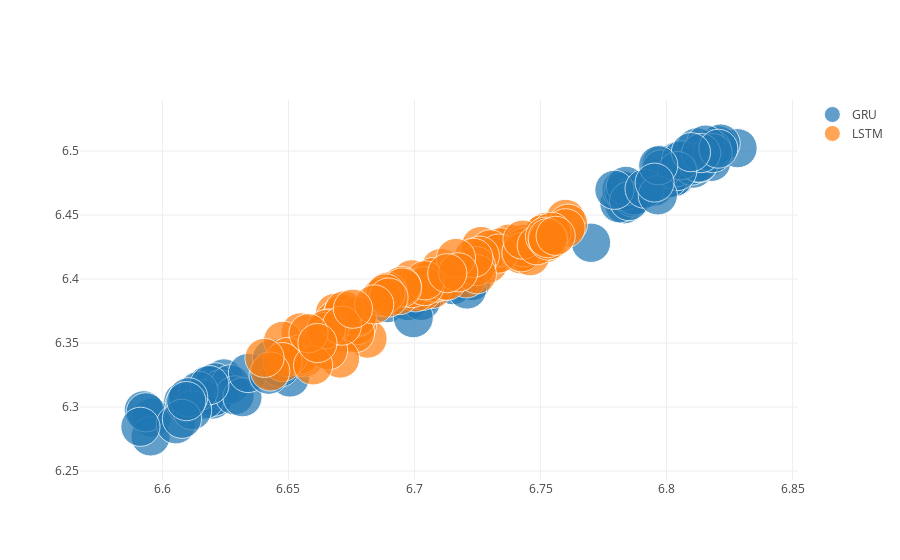

The cell this chart's notebook holds for it:
### Code cell
results.results_dataframe_graph(facet='rnn',att=['neuronsD','neuronsE','nlayersD','nlayersE', 'drop', 'rnn'])

### Figure 1 — Plotly figure (JSON) as saved in the notebook; plotly's stock layout.template omitted (floating-point values rounded to 4 significant figures)
{"data": [{"marker": {"size": [39.2, 39.2, 39.2, 39.2, 39.2, 39.2, 39.2, 39.2, 39.2, 39.2, 39.2, 39.2, 39.2, 39.2, 39.2, 39.2, 39.2, 39.2, 39.2, 39.2, 39.2, 39.2, 39.2, 39.2, 39.2, 39.2, 39.2, 39.2, 39.2, 39.2, 39.2, 39.2, 39.2, 39.2, 39.2, 39.2, 39.2, 39.2, 39.2, 39.2, 39.2, 39.2, 39.2, 39.2, 39.2, 39.2, 39.2, 39.2, 39.2, 39.2, 39.2, 39.2, 39.2, 39.2, 39.2, 39.2, 39.2, 39.2, 39.2, 39.2, 39.2, 39.2, 39.2, 39.4, 39.2, 39.2, 39.2, 39.2, 39.2, 39.2, 39.2, 39.2, 39.2, 39.2, 39.2, 39.2, 40, 39.2, 39.2, 39.2, 39.2, 39.2, 39.2, 39.2, 39.2, 39.2, 39.2, 39.2, 39, 39.2, 39.2, 39, 39.2, 39.2, 39.2, 39.2]}, "mode": "markers", "name": "GRU", "text": ["neuronsD:128-neuronsE:128-nlayersD:1-nlayersE:1-drop:0.0-rnn:GRU-rnn:GRU", "neuronsD:128-neuronsE:128-nlayersD:1-nlayersE:1-drop:0.0-rnn:GRU-rnn:GRU", "neuronsD:128-neuronsE:128-nlayersD:1-nlayersE:1-drop:0.0-rnn:GRU-rnn:GRU", "neuronsD:128-neuronsE:128-nlayersD:1-nlayersE:1-drop:0.0-rnn:GRU-rnn:GRU", "neuronsD:128-neuronsE:128-nlayersD:1-nlayersE:1-drop:0.1-rnn:GRU-rnn:GRU", "neuronsD:128-neuronsE:128-nlayersD:1-nlayersE:1-drop:0.1-rnn:GRU-rnn:GRU", "neuronsD:128-neuronsE:128-nlayersD:1-nlayersE:1-drop:0.1-rnn:GRU-rnn:GRU", "neuronsD:128-neuronsE:128-nlayersD:1-nlayersE:1-drop:0.1-rnn:GRU-rnn:GRU", "neuronsD:128-neuronsE:160-nlayersD:1-nlayersE:1-drop:0.0-rnn:GRU-rnn:GRU", "neuronsD:128-neuronsE:160-nlayersD:1-nlayersE:1-drop:0.0-rnn:GRU-rnn:GRU", "neuronsD:128-neuronsE:160-nlayersD:1-nlayersE:1-drop:0.0-rnn:GRU-rnn:GRU", "neuronsD:128-neuronsE:160-nlayersD:1-nlayersE:1-drop:0.0-rnn:GRU-rnn:GRU", "neuronsD:128-neuronsE:160-nlayersD:1-nlayersE:1-drop:0.1-rnn:GRU-rnn:GRU", "neuronsD:128-neuronsE:160-nlayersD:1-nlayersE:1-drop:0.1-rnn:GRU-rnn:GRU", "neuronsD:128-neuronsE:160-nlayersD:1-nlayersE:1-drop:0.1-rnn:GRU-rnn:GRU", "neuronsD:128-neuronsE:160-nlayersD:1-nlayersE:1-drop:0.1-rnn:GRU-rnn:GRU", "neuronsD:128-neuronsE:196-nlayersD:1-nlayersE:1-drop:0.0-rnn:GRU-rnn:GRU", "neuronsD:128-neuronsE:196-nlayersD:1-nlayersE:1-drop:0.0-rnn:GRU-rnn:GRU", "neuronsD:128-neuronsE:196-nlayersD:1-nlayersE:1-drop:0.0-rnn:GRU-rnn:GRU", "neuronsD:128-neuronsE:196-nlayersD:1-nlayersE:1-drop:0.0-rnn:GRU-rnn:GRU", "neuronsD:128-neuronsE:196-nlayersD:1-nlayersE:1-drop:0.1-rnn:GRU-rnn:GRU", "neuronsD:128-neuronsE:196-nlayersD:1-nlayersE:1-drop:0.1-rnn:GRU-rnn:GRU", "neuronsD:128-neuronsE:196-nlayersD:1-nlayersE:1-drop:0.1-rnn:GRU-rnn:GRU", "neuronsD:128-neuronsE:196-nlayersD:1-nlayersE:1-drop:0.1-rnn:GRU-rnn:GRU", "neuronsD:128-neuronsE:256-nlayersD:1-nlayersE:1-drop:0.0-rnn:GRU-rnn:GRU", "neuronsD:128-neuronsE:256-nlayersD:1-nlayersE:1-drop:0.0-rnn:GRU-rnn:GRU", "neuronsD:128-neuronsE:256-nlayersD:1-nlayersE:1-drop:0.0-rnn:GRU-rnn:GRU", "neuronsD:128-neuronsE:256-nlayersD:1-nlayersE:1-drop:0.0-rnn:GRU-rnn:GRU", "neuronsD:128-neuronsE:256-nlayersD:1-nlayersE:1-drop:0.1-rnn:GRU-rnn:GRU", "neuronsD:128-neuronsE:256-nlayersD:1-nlayersE:1-drop:0.1-rnn:GRU-rnn:GRU", "neuronsD:128-neuronsE:256-nlayersD:1-nlayersE:1-drop:0.1-rnn:GRU-rnn:GRU", "neuronsD:128-neuronsE:256-nlayersD:1-nlayersE:1-drop:0.1-rnn:GRU-rnn:GRU", "neuronsD:64-neuronsE:128-nlayersD:1-nlayersE:1-drop:0.0-rnn:GRU-rnn:GRU", "neuronsD:64-neuronsE:128-nlayersD:1-nlayersE:1-drop:0.0-rnn:GRU-rnn:GRU", "neuronsD:64-neuronsE:128-nlayersD:1-nlayersE:1-drop:0.0-rnn:GRU-rnn:GRU", "neuronsD:64-neuronsE:128-nlayersD:1-nlayersE:1-drop:0.0-rnn:GRU-rnn:GRU", "neuronsD:64-neuronsE:128-nlayersD:1-nlayersE:1-drop:0.1-rnn:GRU-rnn:GRU", "neuronsD:64-neuronsE:128-nlayersD:1-nlayersE:1-drop:0.1-rnn:GRU-rnn:GRU", "neuronsD:64-neuronsE:128-nlayersD:1-nlayersE:1-drop:0.1-rnn:GRU-rnn:GRU", "neuronsD:64-neuronsE:128-nlayersD:1-nlayersE:1-drop:0.1-rnn:GRU-rnn:GRU", "neuronsD:64-neuronsE:160-nlayersD:1-nlayersE:1-drop:0.0-rnn:GRU-rnn:GRU", "neuronsD:64-neuronsE:160-nlayersD:1-nlayersE:1-drop:0.0-rnn:GRU-rnn:GRU", "neuronsD:64-neuronsE:160-nlayersD:1-nlayersE:1-drop:0.0-rnn:GRU-rnn:GRU", "neuronsD:64-neuronsE:160-nlayersD:1-nlayersE:1-drop:0.0-rnn:GRU-rnn:GRU", "neuronsD:64-neuronsE:160-nlayersD:1-nlayersE:1-drop:0.1-rnn:GRU-rnn:GRU", "neuronsD:64-neuronsE:160-nlayersD:1-nlayersE:1-drop:0.1-rnn:GRU-rnn:GRU", "neuronsD:64-neuronsE:160-nlayersD:1-nlayersE:1-drop:0.1-rnn:GRU-rnn:GRU", "neuronsD:64-neuronsE:160-nlayersD:1-nlayersE:1-drop:0.1-rnn:GRU-rnn:GRU", "neuronsD:64-neuronsE:196-nlayersD:1-nlayersE:1-drop:0.0-rnn:GRU-rnn:GRU", "neuronsD:64-neuronsE:196-nlayersD:1-nlayersE:1-drop:0.0-rnn:GRU-rnn:GRU", "neuronsD:64-neuronsE:196-nlayersD:1-nlayersE:1-drop:0.0-rnn:GRU-rnn:GRU", "neuronsD:64-neuronsE:196-nlayersD:1-nlayersE:1-drop:0.0-rnn:GRU-rnn:GRU", "neuronsD:64-neuronsE:196-nlayersD:1-nlayersE:1-drop:0.1-rnn:GRU-rnn:GRU", "neuronsD:64-neuronsE:196-nlayersD:1-nlayersE:1-drop:0.1-rnn:GRU-rnn:GRU", "neuronsD:64-neuronsE:196-nlayersD:1-nlayersE:1-drop:0.1-rnn:GRU-rnn:GRU", "neuronsD:64-neuronsE:196-nlayersD:1-nlayersE:1-drop:0.1-rnn:GRU-rnn:GRU", "neuronsD:64-neuronsE:256-nlayersD:1-nlayersE:1-drop:0.0-rnn:GRU-rnn:GRU", "neuronsD:64-neuronsE:256-nlayersD:1-nlayersE:1-drop:0.0-rnn:GRU-rnn:GRU", "neuronsD:64-neuronsE:256-nlayersD:1-nlayersE:1-drop:0.0-rnn:GRU-rnn:GRU", "neuronsD:64-neuronsE:256-nlayersD:1-nlayersE:1-drop:0.0-rnn:GRU-rnn:GRU", "neuronsD:64-neuronsE:256-nlayersD:1-nlayersE:1-drop:0.1-rnn:GRU-rnn:GRU", "neuronsD:64-neuronsE:256-nlayersD:1-nlayersE:1-drop:0.1-rnn:GRU-rnn:GRU", "neuronsD:64-neuronsE:256-nlayersD:1-nlayersE:1-drop:0.1-rnn:GRU-rnn:GRU", "neuronsD:64-neuronsE:256-nlayersD:1-nlayersE:1-drop:0.1-rnn:GRU-rnn:GRU", "neuronsD:96-neuronsE:128-nlayersD:1-nlayersE:1-drop:0.0-rnn:GRU-rnn:GRU", "neuronsD:96-neuronsE:128-nlayersD:1-nlayersE:1-drop:0.0-rnn:GRU-rnn:GRU", "neuronsD:96-neuronsE:128-nlayersD:1-nlayersE:1-drop:0.0-rnn:GRU-rnn:GRU", "neuronsD:96-neuronsE:128-nlayersD:1-nlayersE:1-drop:0.0-rnn:GRU-rnn:GRU", "neuronsD:96-neuronsE:128-nlayersD:1-nlayersE:1-drop:0.1-rnn:GRU-rnn:GRU", "neuronsD:96-neuronsE:128-nlayersD:1-nlayersE:1-drop:0.1-rnn:GRU-rnn:GRU", "neuronsD:96-neuronsE:128-nlayersD:1-nlayersE:1-drop:0.1-rnn:GRU-rnn:GRU", "neuronsD:96-neuronsE:128-nlayersD:1-nlayersE:1-drop:0.1-rnn:GRU-rnn:GRU", "neuronsD:96-neuronsE:160-nlayersD:1-nlayersE:1-drop:0.0-rnn:GRU-rnn:GRU", "neuronsD:96-neuronsE:160-nlayersD:1-nlayersE:1-drop:0.0-rnn:GRU-rnn:GRU", "neuronsD:96-neuronsE:160-nlayersD:1-nlayersE:1-drop:0.0-rnn:GRU-rnn:GRU", "neuronsD:96-neuronsE:160-nlayersD:1-nlayersE:1-drop:0.0-rnn:GRU-rnn:GRU", "neuronsD:96-neuronsE:160-nlayersD:1-nlayersE:1-drop:0.1-rnn:GRU-rnn:GRU", "neuronsD:96-neuronsE:160-nlayersD:1-nlayersE:1-drop:0.1-rnn:GRU-rnn:GRU", "neuronsD:96-neuronsE:160-nlayersD:1-nlayersE:1-drop:0.1-rnn:GRU-rnn:GRU", "neuronsD:96-neuronsE:160-nlayersD:1-nlayersE:1-drop:0.1-rnn:GRU-rnn:GRU", "neuronsD:96-neuronsE:196-nlayersD:1-nlayersE:1-drop:0.0-rnn:GRU-rnn:GRU", "neuronsD:96-neuronsE:196-nlayersD:1-nlayersE:1-drop:0.0-rnn:GRU-rnn:GRU", "neuronsD:96-neuronsE:196-nlayersD:1-nlayersE:1-drop:0.0-rnn:GRU-rnn:GRU", "neuronsD:96-neuronsE:196-nlayersD:1-nlayersE:1-drop:0.0-rnn:GRU-rnn:GRU", "neuronsD:96-neuronsE:196-nlayersD:1-nlayersE:1-drop:0.1-rnn:GRU-rnn:GRU", "neuronsD:96-neuronsE:196-nlayersD:1-nlayersE:1-drop:0.1-rnn:GRU-rnn:GRU", "neuronsD:96-neuronsE:196-nlayersD:1-nlayersE:1-drop:0.1-rnn:GRU-rnn:GRU", "neuronsD:96-neuronsE:196-nlayersD:1-nlayersE:1-drop:0.1-rnn:GRU-rnn:GRU", "neuronsD:96-neuronsE:256-nlayersD:1-nlayersE:1-drop:0.0-rnn:GRU-rnn:GRU", "neuronsD:96-neuronsE:256-nlayersD:1-nlayersE:1-drop:0.0-rnn:GRU-rnn:GRU", "neuronsD:96-neuronsE:256-nlayersD:1-nlayersE:1-drop:0.0-rnn:GRU-rnn:GRU", "neuronsD:96-neuronsE:256-nlayersD:1-nlayersE:1-drop:0.0-rnn:GRU-rnn:GRU", "neuronsD:96-neuronsE:256-nlayersD:1-nlayersE:1-drop:0.1-rnn:GRU-rnn:GRU", "neuronsD:96-neuronsE:256-nlayersD:1-nlayersE:1-drop:0.1-rnn:GRU-rnn:GRU", "neuronsD:96-neuronsE:256-nlayersD:1-nlayersE:1-drop:0.1-rnn:GRU-rnn:GRU", "neuronsD:96-neuronsE:256-nlayersD:1-nlayersE:1-drop:0.1-rnn:GRU-rnn:GRU"], "type": "scatter", "uid": "cbb71165-4db4-4c4f-8133-03551a3e7149", "x": [6.816, 6.814, 6.804, 6.789, 6.644, 6.62, 6.624, 6.705, 6.818, 6.818, 6.81, 6.795, 6.647, 6.608, 6.618, 6.712, 6.828, 6.82, 6.811, 6.798, 6.647, 6.619, 6.621, 6.716, 6.821, 6.818, 6.808, 6.803, 6.651, 6.62, 6.623, 6.723, 6.81, 6.798, 6.783, 6.781, 6.62, 6.596, 6.646, 6.689, 6.812, 6.801, 6.782, 6.787, 6.627, 6.617, 6.593, 6.697, 6.804, 6.805, 6.783, 6.787, 6.629, 6.595, 6.593, 6.703, 6.812, 6.798, 6.784, 6.785, 6.632, 6.605, 6.591, 6.77, 6.81, 6.813, 6.798, 6.779, 6.634, 6.609, 6.614, 6.72, 6.815, 6.813, 6.806, 6.791, 6.7, 6.643, 6.619, 6.74, 6.818, 6.814, 6.804, 6.797, 6.647, 6.612, 6.61, 6.715, 6.821, 6.81, 6.797, 6.795, 6.642, 6.608, 6.609, 6.721], "y": [6.495, 6.497, 6.48, 6.47, 6.329, 6.308, 6.322, 6.39, 6.502, 6.492, 6.494, 6.472, 6.334, 6.304, 6.317, 6.398, 6.502, 6.505, 6.486, 6.478, 6.33, 6.313, 6.319, 6.399, 6.506, 6.502, 6.492, 6.479, 6.323, 6.306, 6.314, 6.398, 6.492, 6.48, 6.458, 6.459, 6.308, 6.292, 6.332, 6.381, 6.492, 6.479, 6.47, 6.464, 6.318, 6.306, 6.298, 6.383, 6.487, 6.493, 6.469, 6.465, 6.309, 6.277, 6.296, 6.383, 6.503, 6.489, 6.473, 6.461, 6.308, 6.287, 6.285, 6.428, 6.489, 6.491, 6.486, 6.47, 6.327, 6.303, 6.313, 6.404, 6.505, 6.491, 6.493, 6.471, 6.37, 6.338, 6.317, 6.424, 6.498, 6.498, 6.484, 6.465, 6.331, 6.297, 6.308, 6.395, 6.502, 6.499, 6.489, 6.475, 6.325, 6.291, 6.305, 6.392]}, {"marker": {"size": [39.2, 39.2, 39.2, 39.2, 39.2, 39.2, 39.2, 39.2, 39, 39.2, 39.2, 39.2, 39.2, 39.2, 39.2, 39.2, 39.2, 39.2, 39.2, 39.2, 39.2, 39.2, 39.2, 39.2, 39.2, 39.2, 39.2, 39.2, 39.2, 39.2, 39.2, 39.2, 39.2, 39.2, 39.2, 39.2, 39.2, 39.2, 39.2, 39.2, 39.2, 39.2, 39.2, 39.2, 39.2, 39.2, 39.2, 39.2, 39, 39.2, 39.2, 39.2, 39.2, 39.2, 39.2, 39.2, 39.2, 39.2, 39.2, 39.2, 39.2, 39.2, 39.2, 39.2, 39.2, 39.2, 39.2, 39.2, 39.2, 39.2, 39.2, 39.2, 39.2, 39.2, 39.2, 39.2, 39.2, 39.2, 39.2, 39.2, 39.2, 39.2, 39.2, 39.2, 39.2, 39.2, 39.2, 39.2, 39.2, 39.2, 39.2, 39.2, 39.2, 39.2, 39.2, 39.2]}, "mode": "markers", "name": "LSTM", "text": ["neuronsD:128-neuronsE:128-nlayersD:1-nlayersE:1-drop:0.0-rnn:LSTM-rnn:LSTM", "neuronsD:128-neuronsE:128-nlayersD:1-nlayersE:1-drop:0.0-rnn:LSTM-rnn:LSTM", "neuronsD:128-neuronsE:128-nlayersD:1-nlayersE:1-drop:0.0-rnn:LSTM-rnn:LSTM", "neuronsD:128-neuronsE:128-nlayersD:1-nlayersE:1-drop:0.0-rnn:LSTM-rnn:LSTM", "neuronsD:128-neuronsE:128-nlayersD:1-nlayersE:1-drop:0.1-rnn:LSTM-rnn:LSTM", "neuronsD:128-neuronsE:128-nlayersD:1-nlayersE:1-drop:0.1-rnn:LSTM-rnn:LSTM", "neuronsD:128-neuronsE:128-nlayersD:1-nlayersE:1-drop:0.1-rnn:LSTM-rnn:LSTM", "neuronsD:128-neuronsE:128-nlayersD:1-nlayersE:1-drop:0.1-rnn:LSTM-rnn:LSTM", "neuronsD:128-neuronsE:160-nlayersD:1-nlayersE:1-drop:0.0-rnn:LSTM-rnn:LSTM", "neuronsD:128-neuronsE:160-nlayersD:1-nlayersE:1-drop:0.0-rnn:LSTM-rnn:LSTM", "neuronsD:128-neuronsE:160-nlayersD:1-nlayersE:1-drop:0.0-rnn:LSTM-rnn:LSTM", "neuronsD:128-neuronsE:160-nlayersD:1-nlayersE:1-drop:0.0-rnn:LSTM-rnn:LSTM", "neuronsD:128-neuronsE:160-nlayersD:1-nlayersE:1-drop:0.1-rnn:LSTM-rnn:LSTM", "neuronsD:128-neuronsE:160-nlayersD:1-nlayersE:1-drop:0.1-rnn:LSTM-rnn:LSTM", "neuronsD:128-neuronsE:160-nlayersD:1-nlayersE:1-drop:0.1-rnn:LSTM-rnn:LSTM", "neuronsD:128-neuronsE:160-nlayersD:1-nlayersE:1-drop:0.1-rnn:LSTM-rnn:LSTM", "neuronsD:128-neuronsE:196-nlayersD:1-nlayersE:1-drop:0.0-rnn:LSTM-rnn:LSTM", "neuronsD:128-neuronsE:196-nlayersD:1-nlayersE:1-drop:0.0-rnn:LSTM-rnn:LSTM", "neuronsD:128-neuronsE:196-nlayersD:1-nlayersE:1-drop:0.0-rnn:LSTM-rnn:LSTM", "neuronsD:128-neuronsE:196-nlayersD:1-nlayersE:1-drop:0.0-rnn:LSTM-rnn:LSTM", "neuronsD:128-neuronsE:196-nlayersD:1-nlayersE:1-drop:0.1-rnn:LSTM-rnn:LSTM", "neuronsD:128-neuronsE:196-nlayersD:1-nlayersE:1-drop:0.1-rnn:LSTM-rnn:LSTM", "neuronsD:128-neuronsE:196-nlayersD:1-nlayersE:1-drop:0.1-rnn:LSTM-rnn:LSTM", "neuronsD:128-neuronsE:196-nlayersD:1-nlayersE:1-drop:0.1-rnn:LSTM-rnn:LSTM", "neuronsD:128-neuronsE:256-nlayersD:1-nlayersE:1-drop:0.0-rnn:LSTM-rnn:LSTM", "neuronsD:128-neuronsE:256-nlayersD:1-nlayersE:1-drop:0.0-rnn:LSTM-rnn:LSTM", "neuronsD:128-neuronsE:256-nlayersD:1-nlayersE:1-drop:0.0-rnn:LSTM-rnn:LSTM", "neuronsD:128-neuronsE:256-nlayersD:1-nlayersE:1-drop:0.0-rnn:LSTM-rnn:LSTM", "neuronsD:128-neuronsE:256-nlayersD:1-nlayersE:1-drop:0.1-rnn:LSTM-rnn:LSTM", "neuronsD:128-neuronsE:256-nlayersD:1-nlayersE:1-drop:0.1-rnn:LSTM-rnn:LSTM", "neuronsD:128-neuronsE:256-nlayersD:1-nlayersE:1-drop:0.1-rnn:LSTM-rnn:LSTM", "neuronsD:128-neuronsE:256-nlayersD:1-nlayersE:1-drop:0.1-rnn:LSTM-rnn:LSTM", "neuronsD:64-neuronsE:128-nlayersD:1-nlayersE:1-drop:0.0-rnn:LSTM-rnn:LSTM", "neuronsD:64-neuronsE:128-nlayersD:1-nlayersE:1-drop:0.0-rnn:LSTM-rnn:LSTM", "neuronsD:64-neuronsE:128-nlayersD:1-nlayersE:1-drop:0.0-rnn:LSTM-rnn:LSTM", "neuronsD:64-neuronsE:128-nlayersD:1-nlayersE:1-drop:0.0-rnn:LSTM-rnn:LSTM", "neuronsD:64-neuronsE:128-nlayersD:1-nlayersE:1-drop:0.1-rnn:LSTM-rnn:LSTM", "neuronsD:64-neuronsE:128-nlayersD:1-nlayersE:1-drop:0.1-rnn:LSTM-rnn:LSTM", "neuronsD:64-neuronsE:128-nlayersD:1-nlayersE:1-drop:0.1-rnn:LSTM-rnn:LSTM", "neuronsD:64-neuronsE:128-nlayersD:1-nlayersE:1-drop:0.1-rnn:LSTM-rnn:LSTM", "neuronsD:64-neuronsE:160-nlayersD:1-nlayersE:1-drop:0.0-rnn:LSTM-rnn:LSTM", "neuronsD:64-neuronsE:160-nlayersD:1-nlayersE:1-drop:0.0-rnn:LSTM-rnn:LSTM", "neuronsD:64-neuronsE:160-nlayersD:1-nlayersE:1-drop:0.0-rnn:LSTM-rnn:LSTM", "neuronsD:64-neuronsE:160-nlayersD:1-nlayersE:1-drop:0.0-rnn:LSTM-rnn:LSTM", "neuronsD:64-neuronsE:160-nlayersD:1-nlayersE:1-drop:0.1-rnn:LSTM-rnn:LSTM", "neuronsD:64-neuronsE:160-nlayersD:1-nlayersE:1-drop:0.1-rnn:LSTM-rnn:LSTM", "neuronsD:64-neuronsE:160-nlayersD:1-nlayersE:1-drop:0.1-rnn:LSTM-rnn:LSTM", "neuronsD:64-neuronsE:160-nlayersD:1-nlayersE:1-drop:0.1-rnn:LSTM-rnn:LSTM", "neuronsD:64-neuronsE:196-nlayersD:1-nlayersE:1-drop:0.0-rnn:LSTM-rnn:LSTM", "neuronsD:64-neuronsE:196-nlayersD:1-nlayersE:1-drop:0.0-rnn:LSTM-rnn:LSTM", "neuronsD:64-neuronsE:196-nlayersD:1-nlayersE:1-drop:0.0-rnn:LSTM-rnn:LSTM", "neuronsD:64-neuronsE:196-nlayersD:1-nlayersE:1-drop:0.0-rnn:LSTM-rnn:LSTM", "neuronsD:64-neuronsE:196-nlayersD:1-nlayersE:1-drop:0.1-rnn:LSTM-rnn:LSTM", "neuronsD:64-neuronsE:196-nlayersD:1-nlayersE:1-drop:0.1-rnn:LSTM-rnn:LSTM", "neuronsD:64-neuronsE:196-nlayersD:1-nlayersE:1-drop:0.1-rnn:LSTM-rnn:LSTM", "neuronsD:64-neuronsE:196-nlayersD:1-nlayersE:1-drop:0.1-rnn:LSTM-rnn:LSTM", "neuronsD:64-neuronsE:256-nlayersD:1-nlayersE:1-drop:0.0-rnn:LSTM-rnn:LSTM", "neuronsD:64-neuronsE:256-nlayersD:1-nlayersE:1-drop:0.0-rnn:LSTM-rnn:LSTM", "neuronsD:64-neuronsE:256-nlayersD:1-nlayersE:1-drop:0.0-rnn:LSTM-rnn:LSTM", "neuronsD:64-neuronsE:256-nlayersD:1-nlayersE:1-drop:0.0-rnn:LSTM-rnn:LSTM", "neuronsD:64-neuronsE:256-nlayersD:1-nlayersE:1-drop:0.1-rnn:LSTM-rnn:LSTM", "neuronsD:64-neuronsE:256-nlayersD:1-nlayersE:1-drop:0.1-rnn:LSTM-rnn:LSTM", "neuronsD:64-neuronsE:256-nlayersD:1-nlayersE:1-drop:0.1-rnn:LSTM-rnn:LSTM", "neuronsD:64-neuronsE:256-nlayersD:1-nlayersE:1-drop:0.1-rnn:LSTM-rnn:LSTM", "neuronsD:96-neuronsE:128-nlayersD:1-nlayersE:1-drop:0.0-rnn:LSTM-rnn:LSTM", "neuronsD:96-neuronsE:128-nlayersD:1-nlayersE:1-drop:0.0-rnn:LSTM-rnn:LSTM", "neuronsD:96-neuronsE:128-nlayersD:1-nlayersE:1-drop:0.0-rnn:LSTM-rnn:LSTM", "neuronsD:96-neuronsE:128-nlayersD:1-nlayersE:1-drop:0.0-rnn:LSTM-rnn:LSTM", "neuronsD:96-neuronsE:128-nlayersD:1-nlayersE:1-drop:0.1-rnn:LSTM-rnn:LSTM", "neuronsD:96-neuronsE:128-nlayersD:1-nlayersE:1-drop:0.1-rnn:LSTM-rnn:LSTM", "neuronsD:96-neuronsE:128-nlayersD:1-nlayersE:1-drop:0.1-rnn:LSTM-rnn:LSTM", "neuronsD:96-neuronsE:128-nlayersD:1-nlayersE:1-drop:0.1-rnn:LSTM-rnn:LSTM", "neuronsD:96-neuronsE:160-nlayersD:1-nlayersE:1-drop:0.0-rnn:LSTM-rnn:LSTM", "neuronsD:96-neuronsE:160-nlayersD:1-nlayersE:1-drop:0.0-rnn:LSTM-rnn:LSTM", "neuronsD:96-neuronsE:160-nlayersD:1-nlayersE:1-drop:0.0-rnn:LSTM-rnn:LSTM", "neuronsD:96-neuronsE:160-nlayersD:1-nlayersE:1-drop:0.0-rnn:LSTM-rnn:LSTM", "neuronsD:96-neuronsE:160-nlayersD:1-nlayersE:1-drop:0.1-rnn:LSTM-rnn:LSTM", "neuronsD:96-neuronsE:160-nlayersD:1-nlayersE:1-drop:0.1-rnn:LSTM-rnn:LSTM", "neuronsD:96-neuronsE:160-nlayersD:1-nlayersE:1-drop:0.1-rnn:LSTM-rnn:LSTM", "neuronsD:96-neuronsE:160-nlayersD:1-nlayersE:1-drop:0.1-rnn:LSTM-rnn:LSTM", "neuronsD:96-neuronsE:196-nlayersD:1-nlayersE:1-drop:0.0-rnn:LSTM-rnn:LSTM", "neuronsD:96-neuronsE:196-nlayersD:1-nlayersE:1-drop:0.0-rnn:LSTM-rnn:LSTM", "neuronsD:96-neuronsE:196-nlayersD:1-nlayersE:1-drop:0.0-rnn:LSTM-rnn:LSTM", "neuronsD:96-neuronsE:196-nlayersD:1-nlayersE:1-drop:0.0-rnn:LSTM-rnn:LSTM", "neuronsD:96-neuronsE:196-nlayersD:1-nlayersE:1-drop:0.1-rnn:LSTM-rnn:LSTM", "neuronsD:96-neuronsE:196-nlayersD:1-nlayersE:1-drop:0.1-rnn:LSTM-rnn:LSTM", "neuronsD:96-neuronsE:196-nlayersD:1-nlayersE:1-drop:0.1-rnn:LSTM-rnn:LSTM", "neuronsD:96-neuronsE:196-nlayersD:1-nlayersE:1-drop:0.1-rnn:LSTM-rnn:LSTM", "neuronsD:96-neuronsE:256-nlayersD:1-nlayersE:1-drop:0.0-rnn:LSTM-rnn:LSTM", "neuronsD:96-neuronsE:256-nlayersD:1-nlayersE:1-drop:0.0-rnn:LSTM-rnn:LSTM", "neuronsD:96-neuronsE:256-nlayersD:1-nlayersE:1-drop:0.0-rnn:LSTM-rnn:LSTM", "neuronsD:96-neuronsE:256-nlayersD:1-nlayersE:1-drop:0.0-rnn:LSTM-rnn:LSTM", "neuronsD:96-neuronsE:256-nlayersD:1-nlayersE:1-drop:0.1-rnn:LSTM-rnn:LSTM", "neuronsD:96-neuronsE:256-nlayersD:1-nlayersE:1-drop:0.1-rnn:LSTM-rnn:LSTM", "neuronsD:96-neuronsE:256-nlayersD:1-nlayersE:1-drop:0.1-rnn:LSTM-rnn:LSTM", "neuronsD:96-neuronsE:256-nlayersD:1-nlayersE:1-drop:0.1-rnn:LSTM-rnn:LSTM"], "type": "scatter", "uid": "6e976882-75a5-49fd-b858-cab588583243", "x": [6.737, 6.707, 6.681, 6.749, 6.733, 6.699, 6.668, 6.752, 6.738, 6.703, 6.674, 6.752, 6.73, 6.708, 6.671, 6.751, 6.729, 6.7, 6.673, 6.754, 6.734, 6.707, 6.669, 6.76, 6.726, 6.694, 6.655, 6.761, 6.73, 6.699, 6.673, 6.76, 6.709, 6.672, 6.656, 6.743, 6.721, 6.677, 6.655, 6.744, 6.712, 6.677, 6.648, 6.744, 6.71, 6.677, 6.654, 6.745, 6.707, 6.676, 6.65, 6.743, 6.713, 6.672, 6.648, 6.742, 6.704, 6.666, 6.643, 6.746, 6.704, 6.665, 6.64, 6.743, 6.733, 6.695, 6.664, 6.742, 6.726, 6.689, 6.67, 6.743, 6.724, 6.695, 6.666, 6.749, 6.725, 6.687, 6.665, 6.754, 6.723, 6.689, 6.66, 6.752, 6.716, 6.69, 6.671, 6.753, 6.717, 6.684, 6.658, 6.753, 6.713, 6.676, 6.662, 6.756], "y": [6.426, 6.392, 6.353, 6.428, 6.42, 6.4, 6.374, 6.428, 6.428, 6.391, 6.365, 6.437, 6.419, 6.401, 6.367, 6.435, 6.412, 6.39, 6.366, 6.43, 6.425, 6.397, 6.368, 6.447, 6.426, 6.387, 6.358, 6.443, 6.423, 6.393, 6.358, 6.44, 6.397, 6.373, 6.339, 6.422, 6.401, 6.364, 6.339, 6.422, 6.398, 6.37, 6.352, 6.426, 6.409, 6.371, 6.341, 6.426, 6.402, 6.358, 6.339, 6.428, 6.399, 6.375, 6.335, 6.419, 6.395, 6.361, 6.328, 6.418, 6.399, 6.359, 6.338, 6.425, 6.42, 6.395, 6.353, 6.421, 6.418, 6.39, 6.338, 6.431, 6.41, 6.393, 6.344, 6.426, 6.404, 6.386, 6.361, 6.437, 6.417, 6.389, 6.333, 6.433, 6.417, 6.386, 6.364, 6.43, 6.405, 6.38, 6.358, 6.432, 6.405, 6.377, 6.35, 6.434]}], "layout": {}}
